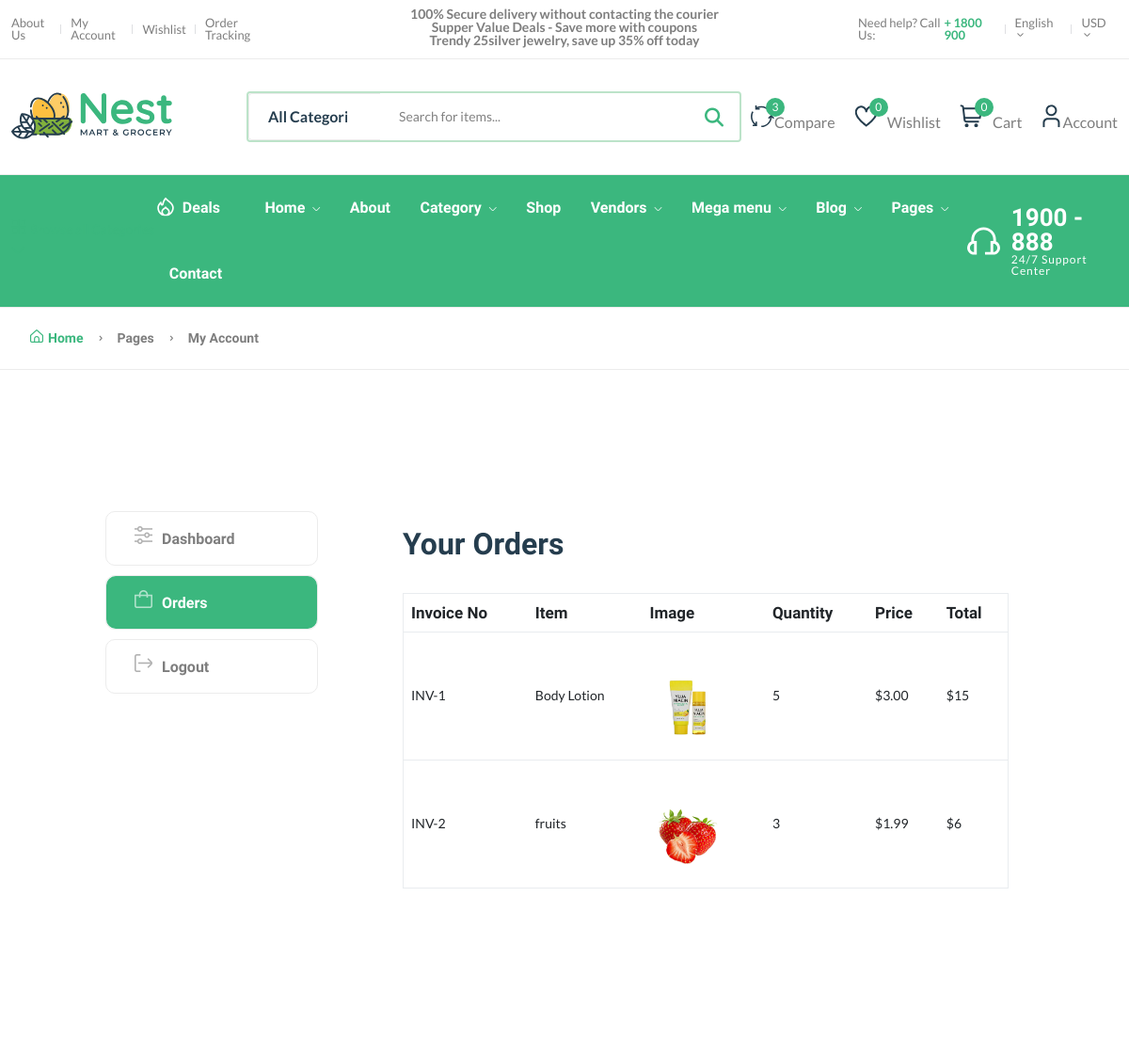
The page /order-details/1 (signed in, upper part) on the database as committed earlier.
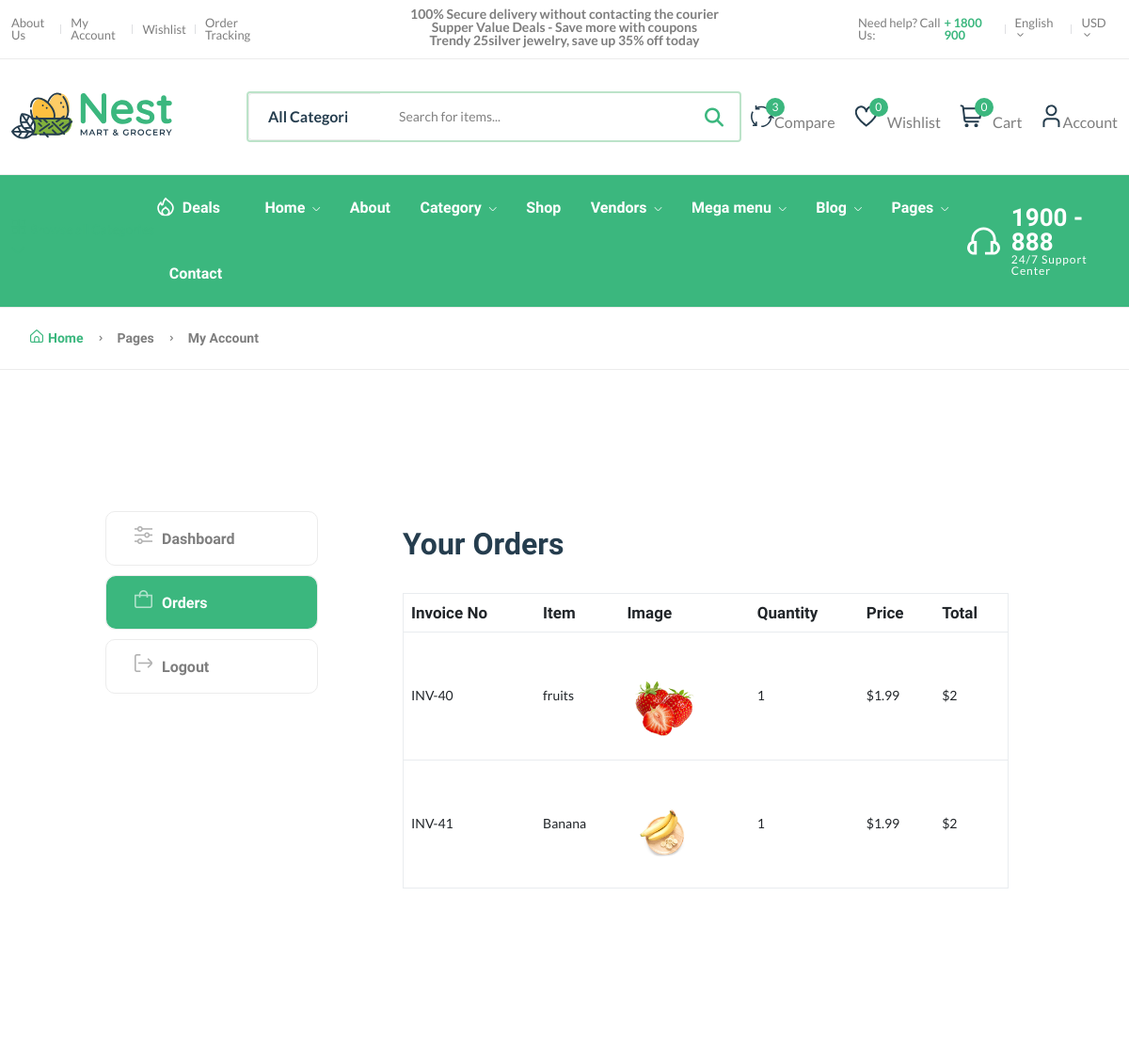
The same page on the database as committed later.
### core/models.py (models this page shows, shortened)
class CartOrderItems(models.Model):
    order = models.ForeignKey(CartOrder,on_delete=models.CASCADE)
    invoice_no = models.CharField(max_length=200)
    item=models.CharField(max_length=200)
    image=models.CharField(max_length=200)
    qty=models.IntegerField(default=0)
    price = models.DecimalField(max_digits=999999,decimal_places=2,default='1.99')
    total = models.DecimalField(max_digits=999999,decimal_places=2,default='1.99')
    class Meta:
        verbose_name_plural = 'ßCart order Items'

### core/views.py (the view)
# urls.py: path('order-details/<id>',views.order_details_view,name='order-details'),
@login_required
def order_details_view(request, id):
    order=CartOrder.objects.get(user=request.user, id=id)
    product =CartOrderItems.objects.filter(order=order)
    context={
        'order_items':product
    }
    return render(request,'core/order-details.html',context)

### core/context_processor.py (called while the page is built)
def default(request):
    categories = Category.objects.all()
    products = Product.objects.all()
    vendors = Vendor.objects.all()
    min_max_price = Product.objects.aggregate(min_price=Min('price'),max_price=Max('price'))
    try:
          address = Address.objects.get(user=request.user)
    except:
         address=None
    try:
         wishlist = Wishlist.objects.filter(user=request.user)
    except:
          wishlist=None
          messages.warning(request,'You need to login before adding products to wishlist')
    return {
         'categories':categories,
         'address':address,
         'vendors':vendors,
         'min_max_price':min_max_price,
         'wishlist':wishlist
    }

### userauths/models.py (called while the page is built)
    def __str__(self):
        return self.username

### templates/core/order-details.html (shortened to what this page needs)
{% extends 'partials/base.html' %}
{%load static%}
{%block content%}
    <main class="main pages">
        <div class="page-header breadcrumb-wrap">
            <div class="container">
                <div class="breadcrumb">
                    <a href="index.html" rel="nofollow"><i class="fi-rs-home mr-5"></i>Home</a>
                    <span></span> Pages <span></span> My Account
                </div>
            </div>
        </div>
        <div class="page-content pt-150 pb-150">
            <div class="container">
                <div class="row">
                    <div class="col-lg-10 m-auto">
                        <div class="row">
                            <div class="col-md-3">
                                <div class="dashboard-menu">
                                    <ul class="nav flex-column" role="tablist">
                                        <li class="nav-item">
                                            <a class="nav-link" id="dashboard-tab" href="{% url 'core:dashboard' %}"><i class="fi-rs-settings-sliders mr-10"></i>Dashboard</a>
                                        </li>
                                        <li class="nav-item">
                                            <a class="nav-link active" id="orders-tab" data-bs-toggle="tab" href="#orders" role="tab" aria-controls="orders" aria-selected="false"><i class="fi-rs-shopping-bag mr-10"></i>Orders</a>
                                        </li>
                                        <li class="nav-item">
                                            <a class="nav-link" href="{% url 'userauths:sign-out'%}"><i class="fi-rs-sign-out mr-10"></i>Logout</a>
                                        </li>
                                    </ul>
                                </div>
                            </div>
                            <div class="col-md-9">
                                <div class="tab-content account dashboard-content pl-50">
                                    <div class="tab-pane active show fade" id="orders" role="tabpanel" aria-labelledby="orders-tab">
                                        <div class="card">
                                            <div class="card-header">
                                                <h3 class="mb-0">Your Orders</h3>
                                            </div>
                                            <div class="card-body">
                                                <div class="table-responsive">
                                                    <table class="table">
                                                        <thead>
                                                            <tr>
                                                                <th>Invoice No</th>
                                                                <th>Item</th>
                                                                <th>Image</th>
                                                                <th>Quantity</th>
                                                                <th>Price</th>
                                                                <th>Total</th>
                                                            </tr>
                                                        </thead>
                                                        <tbody>
                                                            {%for o in order_items%}
                                                            <tr>
                                                                <td>INV-{{o.id}}</td>
                                                                <td>{{o.item}}</td>
                                                                <td class='image product-thumbnail pt-40'><img src={{o.image}}></img></td>
                                                                <td>{{o.qty}}</td>
                                                                <td>${{o.price}}</td>
                                                                <td>${% widthratio o.price 1 o.qty%}</td>                                                            </tr>
                                                            {%endfor%}
                                                        </tbody>
                                                    </table>
                                                </div>
                                            </div>
                                        </div>
                                    </div>
                                </div>
                            </div>
                        </div>
                    </div>
                </div>
            </div>
        </div>
    </main>
{%endblock content%}

### templates/partials/base.html (shortened to what this page needs)
{% load static %}
<!DOCTYPE html>
<html class="no-js" lang="en">
<head>
    <link rel="stylesheet" href="{% static 'assets/css/plugins/animate.min.css' %}" />
    <link rel="stylesheet" href="{% static 'assets/css/main.css' %}" />
    <link rel="stylesheet" href="https://cdnjs.cloudflare.com/ajax/libs/font-awesome/6.5.1/css/all.min.css">
</head>
<body>
    <header class="header-area header-style-1 header-style-5 header-height-2">
        <div class="header-top header-top-ptb-1 d-none d-lg-block">
            <div class="container">
                <div class="row align-items-center">
                    <div class="col-xl-3 col-lg-4">
                        <div class="header-info">
                            <ul>
                                <li><a href="page-about.htlm">About Us</a></li>
                                <li><a href="page-account.html">My Account</a></li>
                                <li><a href="shop-wishlist.html">Wishlist</a></li>
                                <li><a href="shop-order.html">Order Tracking</a></li>
                            </ul>
                        </div>
                    </div>
                    <div class="col-xl-6 col-lg-4">
                        <div class="text-center">
                            <div id="news-flash" class="d-inline-block">
                                <ul>
                                    <li>100% Secure delivery without contacting the courier</li>
                                    <li>Supper Value Deals - Save more with coupons</li>
                                    <li>Trendy 25silver jewelry, save up 35% off today</li>
                                </ul>
                            </div>
                        </div>
                    </div>
                    <div class="col-xl-3 col-lg-4">
                        <div class="header-info header-info-right">
                            <ul>
                                <li>Need help? Call Us: <strong class="text-brand"> + 1800 900</strong></li>
                                <li>
                                    <a class="language-dropdown-active" href="#">English <i class="fi-rs-angle-small-down"></i></a>
                                </li>
                                <li>
                                    <a class="language-dropdown-active" href="#">USD <i class="fi-rs-angle-small-down"></i></a>
                                </li>
                            </ul>
                        </div>
                    </div>
                </div>
            </div>
        </div>
        <div class="header-middle header-middle-ptb-1 d-none d-lg-block">
            <div class="container">
                <div class="header-wrap">
                    <div class="logo logo-width-1">
                        <a href="index.html"><img src="{% static 'assets/imgs/theme/logo.svg' %}" alt="logo" /></a>
                    </div>
                    <div class="header-right">
                        <div class="search-style-2">
                            <form action="{% url 'core:search' %}" method='GET'>
                                <select class="select-active">
                                    <option>All Categories</option>
                                </select>
                                <input type="text" placeholder="Search for items..." name='q'/>
                                <button type='submit'> <i class='fas fa-search'></i></button>
                            </form>
                        </div>
                        <div class="header-action-right">
                            <div class="header-action-2">
                                <div class="header-action-icon-2">
                                    <a href="shop-compare.html">
                                        <img class="svgInject" alt="Nest" src="{% static 'assets/imgs/theme/icons/icon-compare.svg' %}" />
                                        <span class="pro-count blue">3</span>
                                    </a>
                                    <a href="shop-compare.html"><span class="lable ml-0">Compare</span></a>
                                </div>
                                <div class="header-action-icon-2">
                                    <a href="{% url 'core:wishlist'  %}">
                                        <img class="svgInject" alt="Nest" src="{% static 'assets/imgs/theme/icons/icon-heart.svg' %}" />
                                        <span class="pro-count blue">{{wishlist.count}}</span>
                                    </a>
                                    <a href="shop-wishlist.html"><span class="lable">Wishlist</span></a>
                                </div>
                                <div class="header-action-icon-2">
                                    <a class="mini-cart-icon" href="{%url 'core:cart' %}">
                                        <img alt="Nest" src="{% static 'assets/imgs/theme/icons/icon-cart.svg' %}" />
                                        <span class=" cart-items-count pro-count blue">{{request.session.cart_data_obj|length}}</span>
                                    </a>
                                    <a href="shop-cart.html"><span class="lable">Cart</span></a>
                                </div>
                                <div class="header-action-icon-2">
                                    <a href="page-account.html">
                                        <img class="svgInject" alt="Nest" src="{% static 'assets/imgs/theme/icons/icon-user.svg' %}" />
                                    </a>
                                    <a href="page-account.html"><span class="lable ml-0">Account</span></a>
                                </div>
                            </div>
                        </div>
                    </div>
                </div>
            </div>
        </div>
        <div class="header-bottom header-bottom-bg-color sticky-bar">
            <div class="container">
                <div class="header-wrap header-space-between position-relative">
                    <div class="header-nav d-none d-lg-flex">
                        <div class="main-category-wrap d-none d-lg-block">
                            <a class="categories-button-active" href="#">
                                <span class="fi-rs-apps"></span> <span class="et">Browse all</span> Categories
                                <i class="fi-rs-angle-down"></i>
                            </a>
                        </div>
                        <div class="main-menu main-menu-padding-1 main-menu-lh-2 d-none d-lg-block font-heading">
                            <nav>
                                <ul>
                                    <li class="hot-deals"><img src="{% static 'assets/imgs/theme/icons/icon-hot-white.svg' %}" alt="hot deals" /><a href="shop-grid-right.html">Deals</a></li>
                                    <li>
                                        <a class="active" href="index.html">Home <i class="fi-rs-angle-down"></i></a>
                                    </li>
                                    <li>
                                        <a href="page-about.html">About</a>
                                    </li>
                                    <li>
                                        <a href="#">Category <i class="fi-rs-angle-down"></i></a>
                                    </li>
                                    <li>
                                        <a href="{% url 'core:product-list' %}">Shop</a>
                                    </li>
                                    <li>
                                        <a href="#">Vendors <i class="fi-rs-angle-down"></i></a>
                                    </li>
                                    <li class="position-static">
                                        <a href="#">Mega menu <i class="fi-rs-angle-down"></i></a>
                                    </li>
                                    <li>
                                        <a href="blog-category-grid.html">Blog <i class="fi-rs-angle-down"></i></a>
                                    </li>
                                    <li>
                                        <a href="#">Pages <i class="fi-rs-angle-down"></i></a>
                                    </li>
                                    <li>
                                        <a href="page-contact.html">Contact</a>
                                    </li>
                                </ul>
                            </nav>
                        </div>
                    </div>
                    <div class="hotline d-none d-lg-flex">
                        <img src="{% static 'assets/imgs/theme/icons/icon-headphone-white.svg' %}" alt="hotline" />
                        <p>1900 - 888<span>24/7 Support Center</span></p>
                    </div>
                </div>
            </div>
        </div>
    </header>
    {% block content%}
    {% endblock content %}
<link rel="stylesheet" type="text/css" href="https://cdn.jsdelivr.net/npm/slick-carousel/slick/slick.css"/>
</body>
</html>

Rows that differ between the two databases and show on the page:
removed CartOrderItems: id "1", item "Body Lotion", image (picture), qty "5", price "3.00", price+qty "15"
removed CartOrderItems: id "2", item "fruits", image (picture), qty "3", price "1.99", price+qty "6"
added CartOrderItems: id "40", item "fruits", image (picture), qty "1", price "1.99", price+qty "2"
added CartOrderItems: id "41", item "Banana", image (picture), qty "1", price "1.99", price+qty "2"
